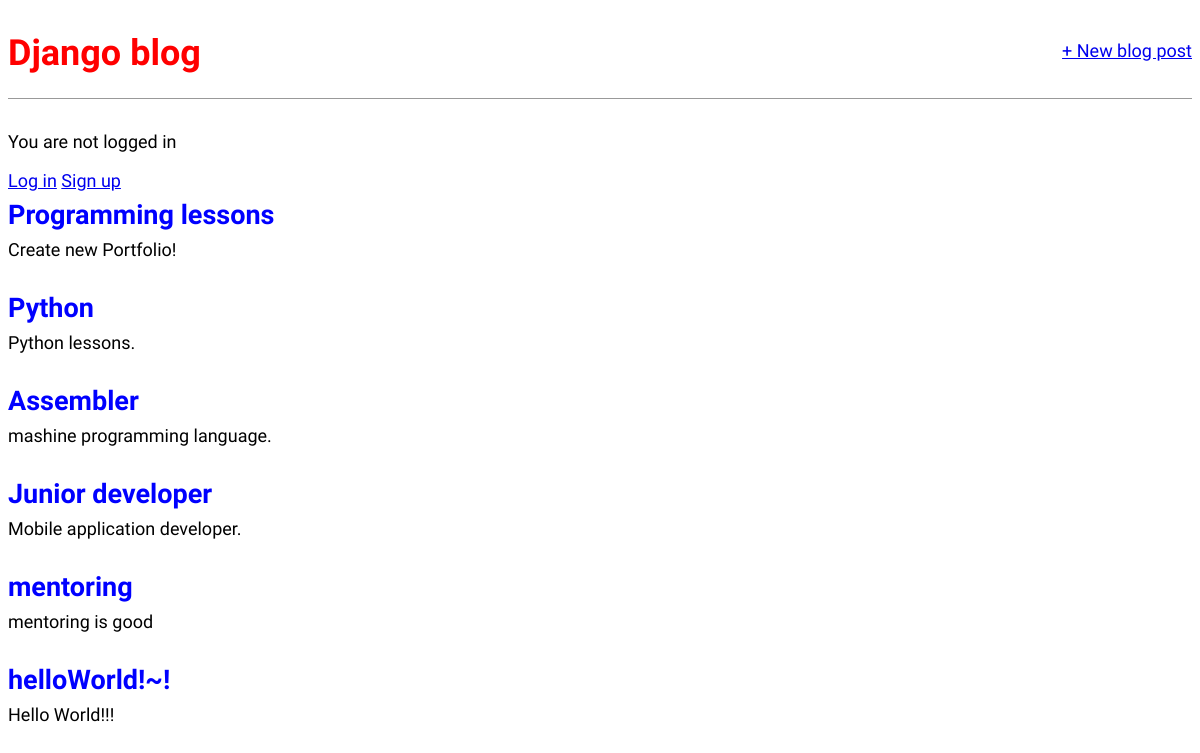
The page / on the database its author committed.
### blog/models.py (models this page shows, shortened)
class Post(models.Model):
    title = models.CharField(max_length=100)
    author = models.ForeignKey(
        "auth.User",
        on_delete=models.CASCADE,
    )
    body = models.TextField()

### blog/views.py (the view)
# urls.py: path("", BlogPostView.as_view(), name="home"),
class BlogPostView(ListView):
    model = Post
    template_name = "home.html"

### templates/home.html
{% extends "base.html" %}
{% block content %}
{% for post in post_list %}
    <div class="post-entry">
        <h2><a href="{% url "post_detail" post.id %}">{{post.title}}</a></h2>
        <p>{{post.body}}</p>
    </div>
{% endfor %}
{% endblock content %}

### static/css/base.css (style rules this page uses)
body { font-family: 'Source Sans Pro', sans-serif; font-size: 18px; }
.post-entry { margin-bottom: 2rem; }
.post-entry h2 { margin: 0.5rem 0; }
.post-entry h2 a, .post-entry h2 a:visited { color: blue; text-decoration: none; }
.post-entry p { margin: 0; font-weight: 400; }

### rows shown on the page
Post: title "Programming lessons", body "Create new Portfolio!"
Post: title "Python", body "Python lessons."
Post: title "Assembler", body "mashine programming language."
Post: title "Junior developer", body "Mobile application developer."
Post: title "mentoring", body "mentoring is good"
Post: title "helloWorld!~!", body "Hello World!!!"
